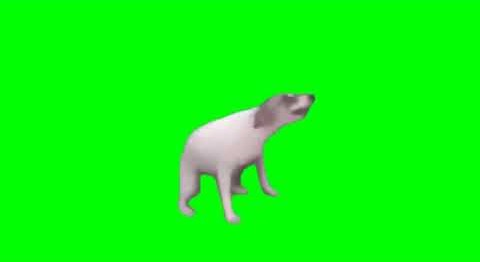
#> input picture perro.jpg, 480 x 262 px
$ python main.py
#> lines starting #> are read from the running program, lines starting #| are printed output that depends on the picture; after the words box and inside, x2 and y2 are one past the last pixel; in counts of white or black regions, pixels touching at a corner belong together
#Algoritmo 9
#Carlos Paredes Márquez
#27 09 2021

import cv2

im = cv2.imread('perro.jpg')
#> im is the input picture: shape (262, 480, 3); mean B, G, R 13.4, 248.2, 12.2

im_fondo = cv2.imread('yo.jpeg')
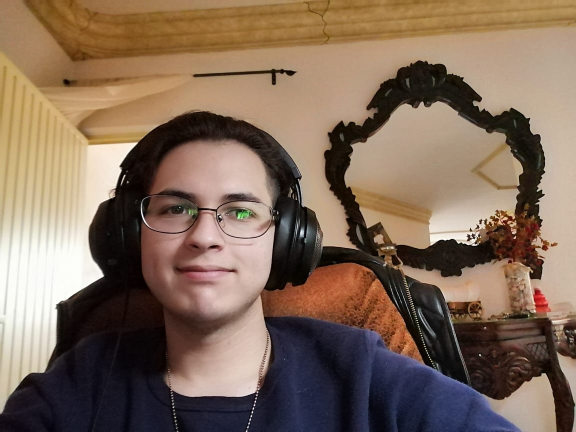
#> input picture yo.jpeg, 1152 x 864 px (shown at 1/2 size)
#> im_fondo is the input picture: shape (864, 1152, 3); mean B, G, R 89.2, 106.5, 128.9
h,w,_ = im.shape
#> h = 262; w = 480
im_fondo = cv2.resize(im_fondo, (w,h))
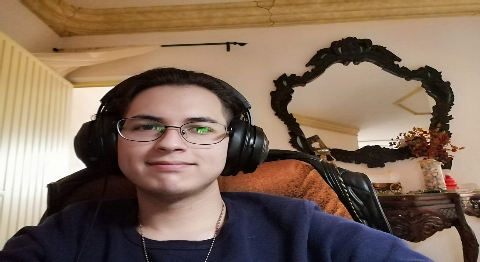
#> im_fondo: shape (262, 480, 3); mean B, G, R 89.1, 106.4, 128.8

hsv = cv2.cvtColor(im, cv2.COLOR_BGR2HSV)
#> hsv: shape (262, 480, 3); mean H, S, V 63.2, 240, 249
mask0 = cv2.inRange(hsv, (55, 0, 0), (65, 255, 255))
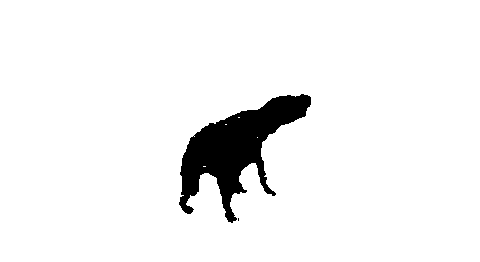
#> mask0: shape (262, 480); 94.6% white; 2 black regions (1 under 20 px), largest, box (x1, y1, x2, y2) and area: (179, 94, 311, 223) 6737
mask = cv2.bitwise_not(mask0)
im2 = cv2.bitwise_and(im, im, mask=mask)
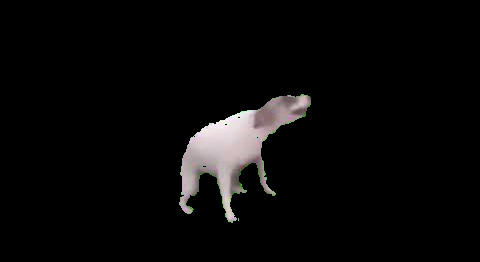
#> im2: shape (262, 480, 3); mean B, G, R 8.9, 9, 9.6

im3 = cv2.bitwise_and(im_fondo, im_fondo, mask=mask0)
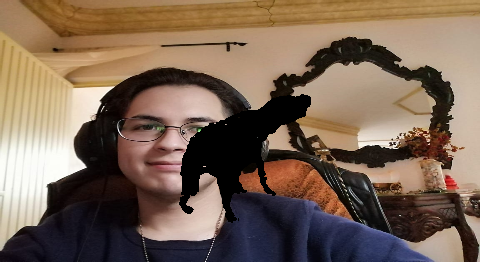
#> im3: shape (262, 480, 3); mean B, G, R 84, 100.7, 122
im4 = cv2.bitwise_or(im3, im2)
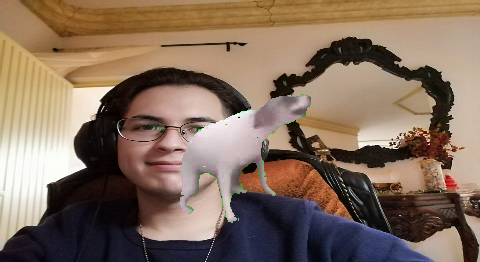
#> im4: shape (262, 480, 3); mean B, G, R 93, 109.7, 131.7


cv2.imshow('final_image',im4)
cv2.waitKey(0)
